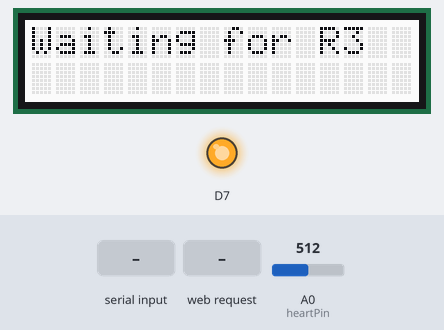
The sketch below on a simulated Arduino Uno R4 WiFi. Parts: 16×2 character LCD, output pins drawn as LEDs (lit = HIGH). The test bench sets the inputs (shaded band); at power-on: A0 (heartPin) = 512. WiFi joins after 1.5 s; servers stay silent unless stated; what the sketch prints to the serial monitor is not drawn.

Above: at 7.8 s.
7.9 s: "ACCESS_GRANTED\n" received over the second serial link
At 8.3 s:
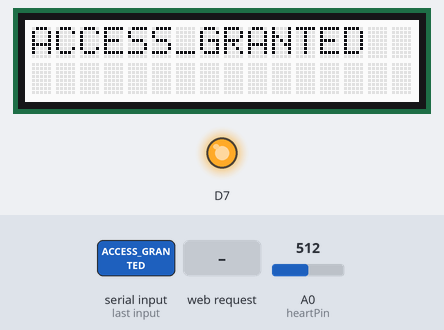
9.4 s: "GET /updateStatus\n" received over the second serial link
At 11.9 s:
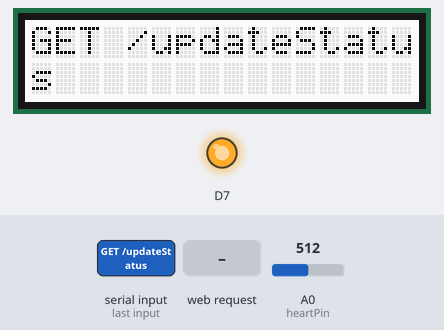
12.4 s: HTTP request GET /sayHi received
At 12.8 s:
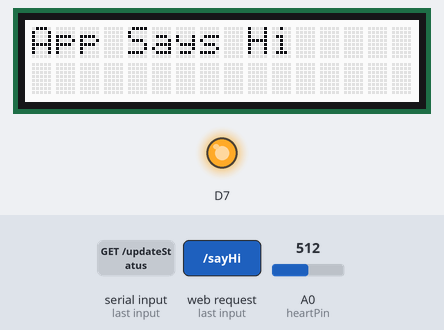
13.9 s: "GET /sayHi\n" received over the second serial link
At 15.1 s:
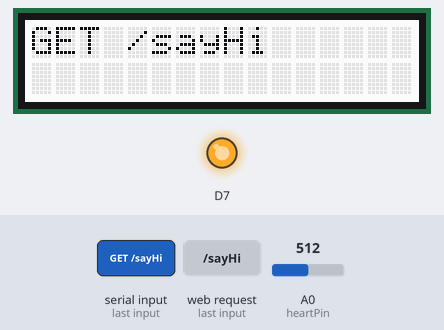
15.4 s: "GET /collectData\n" received over the second serial link
At 16.5 s:
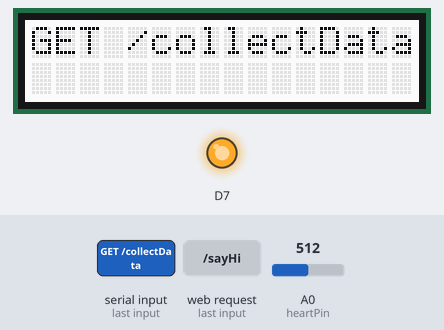
16.9 s: HTTP request GET /collectData received
At 17.6 s:
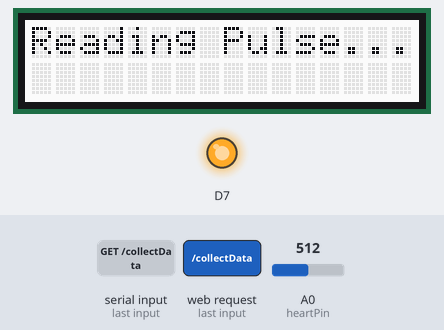
Timing chart, 0 to 19.9 s (numbered marks = the images above; inputs shaded):
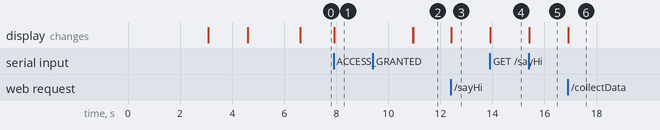

The sketch:

r4_main.ino
```cpp
#include "arduino_secrets.h"

#include <WiFiS3.h>
#include <Wire.h>
#include "rgb_lcd.h"

rgb_lcd lcd;

char ssid[] = SECRET_SSID;        // set in arduino_secrets.h
char pass[] = SECRET_PASS;        // set in arduino_secrets.h

WiFiServer server(80);
String lastStatus = "Waiting...";
const int heartPin = A0;

void setup() {
  // Reset the R3
  pinMode(7, OUTPUT);
  digitalWrite(7, LOW);
  delay(3000);
  digitalWrite(7, HIGH);

  Serial.begin(9600);      // For debugging
  Serial1.begin(9600);     // Communication with R3

  // LCD setup
  lcd.begin(16, 2);
  lcd.setRGB(255, 255, 255);
  lcd.print("Connecting WiFi");

  // Connect to Wi-Fi
  while (WiFi.begin(ssid, pass) != WL_CONNECTED) {
    delay(1000);
    Serial.println("Connecting...");
  }

  Serial.print("Connected! IP: ");
  Serial.println(WiFi.localIP());

  lcd.clear();
  lcd.print("IP:");
  lcd.setCursor(0, 1);
  lcd.print(WiFi.localIP());

  delay(2000);
  lcd.clear();
  lcd.print("Waiting for R3");

  server.begin();
}

void loop() {
  // 1. Listen for messages from R3
  if (Serial1.available()) {
    String message = Serial1.readStringUntil('\n');
    message.trim();

    Serial.println("From R3: " + message);

    lcd.clear();
    lcd.setCursor(0, 0);
    lcd.print(message.substring(0, 16));
    if (message.length() > 16) {
      lcd.setCursor(0, 1);
      lcd.print(message.substring(16, 32));
    }

    if (message == "ACCESS_GRANTED") {
      lastStatus = "Connection Successful";
      delay(3000);
      lcd.clear();
      lcd.print("*Refer to App*");
    }
  }
  // 2. Handle HTTP requests from mobile app
  WiFiClient client = server.available();
  if (client) {
    String request = client.readStringUntil('\r');
    client.read(); // consume newline

    if (request.indexOf("GET /updateStatus") >= 0) {
      client.println("HTTP/1.1 200 OK");
      client.println("Content-Type: text/plain");
      client.println();
      client.println(lastStatus);
    }

    else if (request.indexOf("GET /sayHi") >= 0) {
      lcd.clear();
      lcd.setCursor(0, 0);
      lcd.print("App Says Hi");
      lastStatus = "App Greeted";

      client.println("HTTP/1.1 200 OK");
      client.println("Content-Type: text/plain");
      client.println();
      client.println("LCD Updated");
    }

    else if (request.indexOf("GET /collectData") >= 0) {
      lcd.clear();
      lcd.setCursor(0, 0);
      lcd.print("Reading Pulse...");

      int heartRate = readHeartRate();
      lastStatus = "Pulse: " + String(heartRate);

      client.println("HTTP/1.1 200 OK");
      client.println("Content-Type: text/plain");
      client.println();
      client.println(String(heartRate));  // Only return raw heart rate value
      delay(3000);
      lcd.clear();
      lcd.print("*Refer to App*");
    }
    else if (request.indexOf("GET /closeApp") >= 0) {
      lcd.clear();
      lcd.setCursor(0, 0);
      lcd.print("Connection Lost..");
      delay(3000);
      lcd.clear();
      lcd.print("*Restart Device*");
    }
    else {
      client.println("HTTP/1.1 404 Not Found");
      client.println();
    }

    delay(1);
    client.stop();
  }
}

int readHeartRate() {
  long total = 0;
  const int samples = 100;
  for (int i = 0; i < samples; i++) {
    total += analogRead(heartPin);
    delay(5);
  }
  int average = total / samples;
  return average;  // Raw value (0-1023). You can calibrate this in the app.
}
```

arduino_secrets.example.h
```cpp
// Copy this file to arduino_secrets.h and fill in your own network details.
// arduino_secrets.h is git-ignored so credentials are never committed.
#define SECRET_SSID "your-wifi-name"
#define SECRET_PASS "your-wifi-password"
```

Measured:
- after the input at 7.9 s, the display: changes at once (image 1)
- after the input at 9.4 s, the display: first differs from a run without the input after 1.6 s (image 2)
- after the input at 12.4 s, the display: changes at once (image 3)
- after the input at 13.9 s, the display: changes at once (image 4)
- after the input at 15.4 s, the display: changes at once (image 5)
- after the input at 16.9 s, the display: changes at once (image 6)
